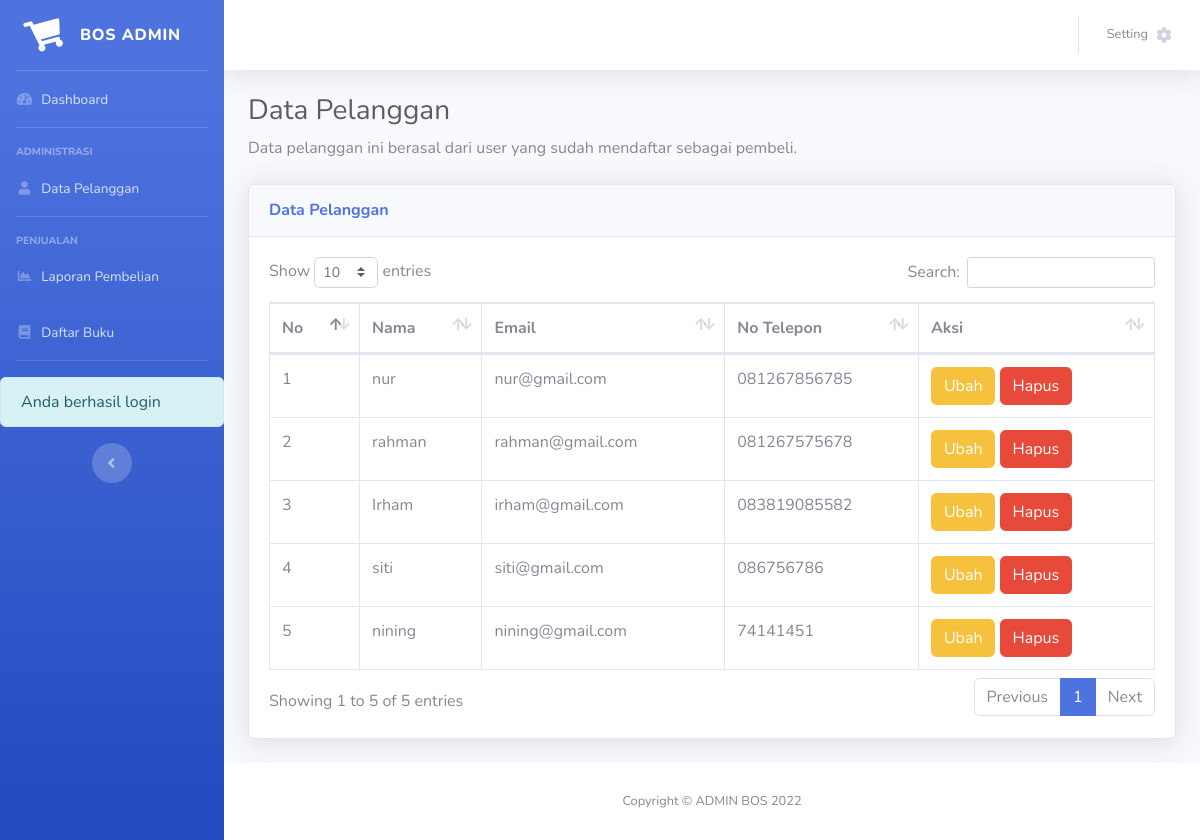
Screenshot of /admin/index.php?hal=pelanggan (signed in) with the database file from the repository.
### tables this page shows
CREATE TABLE `pelanggan` (
  `id_pelanggan` int(11) NOT NULL,
  `gmail_pelanggan` varchar(100) NOT NULL,
  `password_pelanggan` varchar(50) NOT NULL,
  `nama_pelanggan` varchar(100) NOT NULL,
  `telepon_pelanggan` varchar(25) NOT NULL
);

### admin/pelanggan.php (the view, shortened to what this page needs)
<h1 class="h3 mb-2 text-gray-800">Data Pelanggan</h1>
<p class="mb-4">Data pelanggan ini berasal dari user yang sudah mendaftar sebagai pembeli.</p>
<div class="card shadow mb-4">
    <div class="card-header py-3">
        <h6 class="m-0 font-weight-bold text-primary">Data Pelanggan</h6>
    </div>
    <div class="card-body">
        <div class="table-responsive">
            <table class="table table-bordered" id="dataTable" width="100%" cellspacing="0">
                <thead>
                    <tr>
                        <th>No</th>
                        <th>Nama</th>
                        <th>Email</th>
                        <th>No Telepon</th>
                        <th>Aksi</th>
                    </tr>
                </thead>
                <tbody>
                    <?php $nomor=1; ?>
                    <?php $ambil=$koneksi->query("SELECT * FROM pelanggan"); ?>
                    <?php while($pecah=$ambil->fetch_assoc()) { ?>
                    <tr>
                        <td> <?php echo $nomor; ?></td>
                        <td> <?php echo $pecah["nama_pelanggan"]; ?></td>
                        <td> <?php echo $pecah["gmail_pelanggan"]; ?></td>
                        <td> <?php echo $pecah["telepon_pelanggan"]; ?></td>
                        <td>
                            <a href="index.php?hal=ubahpelanggan&id=<?php echo $pecah['id_pelanggan']; ?>" class="btn btn-warning">Ubah</a>
                            <a href="index.php?hal=hapuspelanggan&id=<?php echo $pecah['id_pelanggan']; ?>" data-toggle="modal" data-target="#modalhapuspelanggan" class="btn btn-danger">Hapus</a>
                        </td>
                    </tr>
                    <?php $nomor++; ?>
                    <?php } ?>
                </tbody>
            </table>
        </div>
    </div>
</div>

### rows the page displays
pelanggan: nama_pelanggan "nur", gmail_pelanggan "nur@gmail.com", telepon_pelanggan "081267856785"
pelanggan: nama_pelanggan "rahman", gmail_pelanggan "rahman@gmail.com", telepon_pelanggan "081267575678"
pelanggan: nama_pelanggan "Irham", gmail_pelanggan "irham@gmail.com", telepon_pelanggan "083819085582"
pelanggan: nama_pelanggan "siti", gmail_pelanggan "siti@gmail.com", telepon_pelanggan "086756786"
pelanggan: nama_pelanggan "nining", gmail_pelanggan "nining@gmail.com", telepon_pelanggan "74141451"

### other values shown
$_SESSION['pesan'] "Anda berhasil login"
